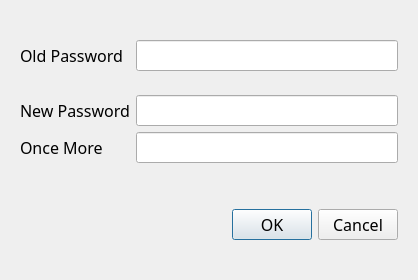
<?xml version="1.0" encoding="UTF-8"?>
<ui version="4.0">
 <class>ResetPasswordDialog</class>
 <widget class="QDialog" name="ResetPasswordDialog">
  <property name="geometry">
   <rect>
    <x>0</x>
    <y>0</y>
    <width>418</width>
    <height>280</height>
   </rect>
  </property>
  <property name="font">
   <font>
    <family>微软雅黑</family>
    <pointsize>12</pointsize>
   </font>
  </property>
  <property name="windowTitle">
   <string>Reset User Password</string>
  </property>
  <layout class="QVBoxLayout" name="verticalLayout">
   <property name="leftMargin">
    <number>20</number>
   </property>
   <property name="topMargin">
    <number>40</number>
   </property>
   <property name="rightMargin">
    <number>20</number>
   </property>
   <property name="bottomMargin">
    <number>40</number>
   </property>
   <item>
    <layout class="QGridLayout" name="gridLayout">
     <item row="3" column="1">
      <widget class="QLineEdit" name="newPW2Edit">
       <property name="echoMode">
        <enum>QLineEdit::Password</enum>
       </property>
      </widget>
     </item>
     <item row="3" column="0">
      <widget class="QLabel" name="label_3">
       <property name="text">
        <string>Once More</string>
       </property>
       <property name="buddy">
        <cstring>newPW2Edit</cstring>
       </property>
      </widget>
     </item>
     <item row="2" column="1">
      <widget class="QLineEdit" name="newPWEdit">
       <property name="echoMode">
        <enum>QLineEdit::Password</enum>
       </property>
      </widget>
     </item>
     <item row="2" column="0">
      <widget class="QLabel" name="label_2">
       <property name="text">
        <string>New Password</string>
       </property>
       <property name="buddy">
        <cstring>newPWEdit</cstring>
       </property>
      </widget>
     </item>
     <item row="0" column="1">
      <widget class="QLineEdit" name="oldPWEdit">
       <property name="echoMode">
        <enum>QLineEdit::Password</enum>
       </property>
      </widget>
     </item>
     <item row="0" column="0">
      <widget class="QLabel" name="label">
       <property name="text">
        <string>Old Password</string>
       </property>
       <property name="buddy">
        <cstring>oldPWEdit</cstring>
       </property>
      </widget>
     </item>
     <item row="1" column="1">
      <spacer name="verticalSpacer_3">
       <property name="orientation">
        <enum>Qt::Vertical</enum>
       </property>
       <property name="sizeHint" stdset="0">
        <size>
         <width>20</width>
         <height>18</height>
        </size>
       </property>
      </spacer>
     </item>
    </layout>
   </item>
   <item>
    <spacer name="verticalSpacer">
     <property name="orientation">
      <enum>Qt::Vertical</enum>
     </property>
     <property name="sizeHint" stdset="0">
      <size>
       <width>20</width>
       <height>36</height>
      </size>
     </property>
    </spacer>
   </item>
   <item>
    <layout class="QHBoxLayout" name="horizontalLayout">
     <item>
      <spacer name="horizontalSpacer">
       <property name="orientation">
        <enum>Qt::Horizontal</enum>
       </property>
       <property name="sizeHint" stdset="0">
        <size>
         <width>40</width>
         <height>20</height>
        </size>
       </property>
      </spacer>
     </item>
     <item>
      <widget class="QPushButton" name="okButton">
       <property name="text">
        <string>OK</string>
       </property>
      </widget>
     </item>
     <item>
      <widget class="QPushButton" name="cancelButton">
       <property name="text">
        <string>Cancel</string>
       </property>
      </widget>
     </item>
    </layout>
   </item>
  </layout>
 </widget>
 <tabstops>
  <tabstop>oldPWEdit</tabstop>
  <tabstop>newPWEdit</tabstop>
  <tabstop>newPW2Edit</tabstop>
  <tabstop>okButton</tabstop>
  <tabstop>cancelButton</tabstop>
 </tabstops>
 <resources/>
 <connections>
  <connection>
   <sender>cancelButton</sender>
   <signal>clicked()</signal>
   <receiver>ResetPasswordDialog</receiver>
   <slot>reject()</slot>
   <hints>
    <hint type="sourcelabel">
     <x>349</x>
     <y>226</y>
    </hint>
    <hint type="destinationlabel">
     <x>381</x>
     <y>195</y>
    </hint>
   </hints>
  </connection>
 </connections>
</ui>
